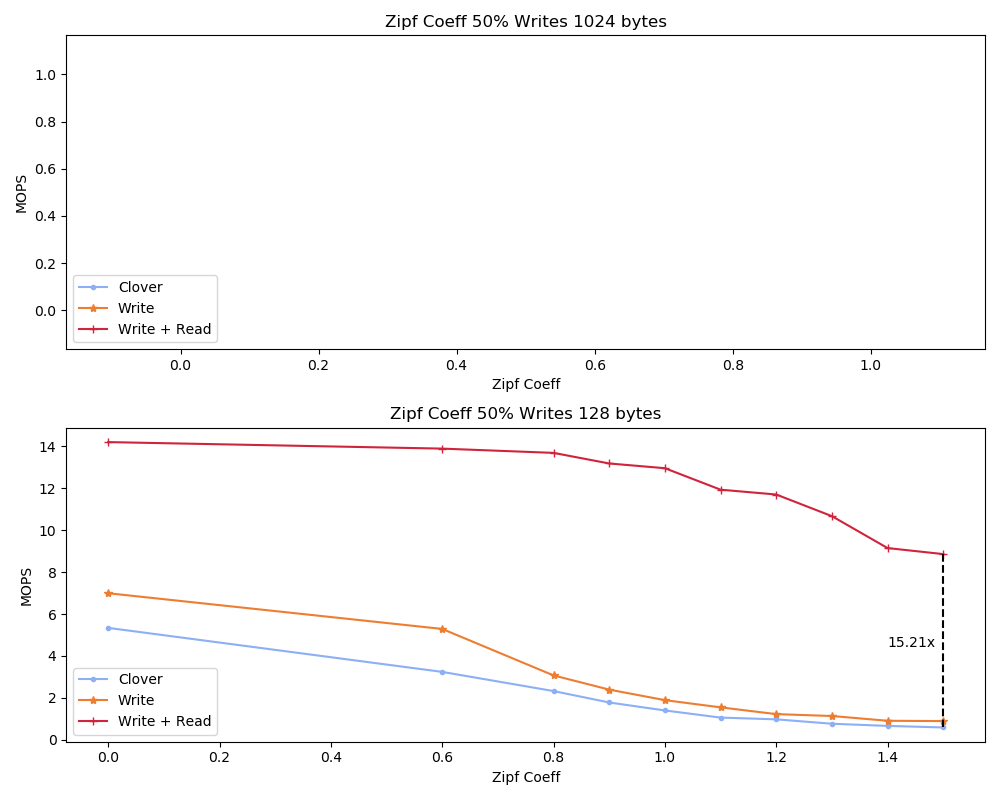

The Python source for this figure:
import matplotlib
import matplotlib.pyplot as plt
from statistics import mean
import numpy as np

fig, (ax1, ax2) = plt.subplots(2,1, figsize=(10,8))
labels=[0.00, 0.60, 0.80, 0.90, 1.00, 1.10, 1.20, 1.30, 1.40, 1.50]


cns_label='CAS -> Write'
qp_mapping_label='QP mapping'
read_write_steering_label='Write + Read'
write_steering_label='Write'
default_clover_label='Clover'

cns_marker='x'
qp_mapping_marker='s'
read_write_steering_marker='+'
write_steering_marker="*"
default_clover_marker='.'

cns_color='#00702eff'                     #indigo
qp_mapping_color='#9470b9ff'              #ruby
read_write_steering_color='#cf243cff'     #alice
write_steering_color='#ed7d31ff'          #kelly
default_clover_color='#8caff6ff'          #Coral 


def div_mil (list):
    return [val /1000000.0 for val in list]


def plot_max_improvement(ax,read_write_steering,clover_with_buffering):
    if len(read_write_steering) > 1 and (len(read_write_steering) == len(clover_with_buffering)):
        improvement=[]
        for rw ,clov in zip(read_write_steering, clover_with_buffering):
            improvement.append(rw/clov)
        i=0
        max_index=0
        max_improvement=0

        for value in improvement:
            if value > max_improvement:
                max_improvement = value
                max_index=i
            i=i+1
        
        max_improvement=round(max_improvement,2)
        ax.text(labels[len(labels) -2], read_write_steering[len(read_write_steering)-1]/2,str(max_improvement)+"x")
        x_1=labels[max_index]
        x=[x_1,x_1]
        y=[read_write_steering[max_index],clover_with_buffering[max_index]]

        ax.plot(x,y,color='k',linestyle='--')

def static_plot_attributes(ax,read_write_steering,write_steering, clover_with_buffering):
    #convert to KOPS/s 
    read_write_steering=div_mil(read_write_steering)
    write_steering=div_mil(write_steering)
    clover_with_buffering=div_mil(clover_with_buffering)

    #plot
    ax.plot(labels[:len(clover_with_buffering)],clover_with_buffering,label=default_clover_label,marker=default_clover_marker, color=default_clover_color)
    ax.plot(labels[:len(write_steering)],write_steering,label=write_steering_label,marker=write_steering_marker,color=write_steering_color)
    ax.plot(labels[:len(read_write_steering)],read_write_steering,label=read_write_steering_label, marker=read_write_steering_marker, color=read_write_steering_color)


    plot_max_improvement(ax,read_write_steering,clover_with_buffering)

    ax.legend(loc='lower left', ncol=1)
    ax.set_xlabel('Zipf Coeff')
    #ax.set_ylim(bottom=0, top=5)


figure_name='zipf_coeff'

#[186907,362862,678406,1135524,1753723,2058595,2138879]





####################### 1024 YCSB A
clover_with_buffering_A_1024= []
write_steering_A_1024       = []
read_write_steering_A_1024  = []
static_plot_attributes(ax1,read_write_steering_A_1024,write_steering_A_1024,clover_with_buffering_A_1024)

ax1.set_title('Zipf Coeff 50% Writes 1024 bytes')
ax1.set_ylabel('MOPS')

####################### 128 YCSB A
clover_with_buffering_A_128 =[5337892,3236486,2320588,1775090,1394630,1054035,970016,760301,656326,582746,]
write_steering_A_128       = [6992062,5287498,3067801,2389720,1887098,1542794,1219392,1129354,901714,886260,]
read_write_steering_A_128  = [14209284,13898312,13694586,13188586,12962634,11937014,11706232,10673222,9149111,8860992,]
static_plot_attributes(ax2,read_write_steering_A_128,write_steering_A_128,clover_with_buffering_A_128)

ax2.set_title('Zipf Coeff 50% Writes 128 bytes')
ax2.set_ylabel('MOPS')
#ax1.set_ylim(top=350)



plt.tight_layout()
#ax1.tight_layout()
plt.savefig(figure_name+'.pdf')
plt.savefig(figure_name+'.png')
#plt.show()